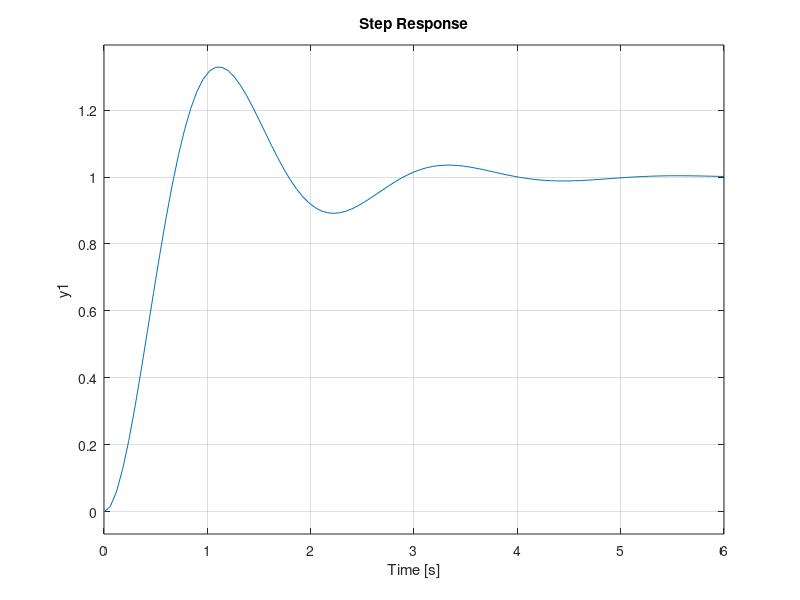

MATLAB code for this plot:
num=9
den=[1 2 9]
%%cara 1
roots(den)
%%cara 2
G=tf(num,den)
pole(G)

%%Melihat respon
step(G)

%%karakteristik underdamped bilangan real dan imajiner